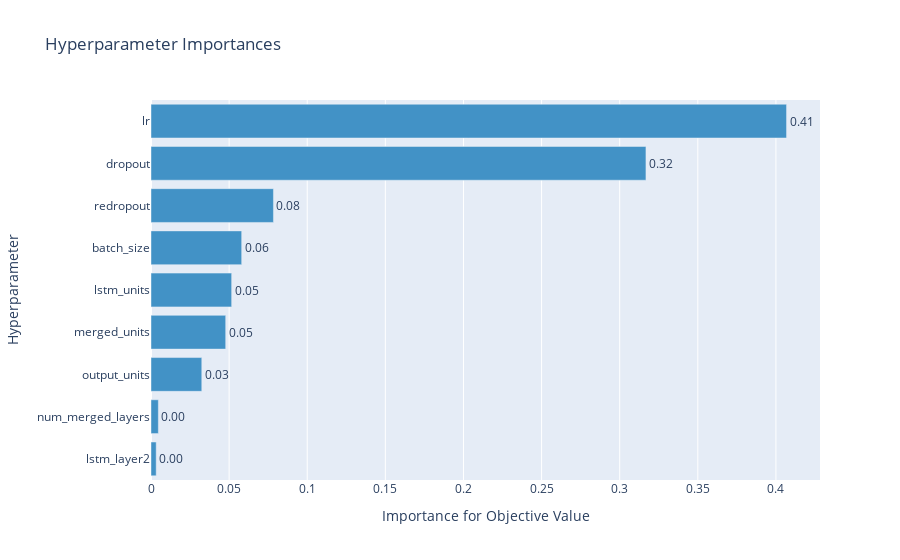

Notebook code cell kept with this figure:
### Code cell
optuna.visualization.plot_param_importances(study)

### Figure 1 — Plotly figure (JSON) as saved in the notebook; plotly's stock layout.template omitted (floating-point values rounded to 4 significant figures)
{"data": [{"cliponaxis": false, "hovertemplate": ["lstm_layer2 (CategoricalDistribution): 0.003331138674674185<extra></extra>", "num_merged_layers (IntUniformDistribution): 0.004704969713018268<extra></extra>", "output_units (IntUniformDistribution): 0.03250024203362247<extra></extra>", "merged_units (IntUniformDistribution): 0.047807953832620535<extra></extra>", "lstm_units (IntUniformDistribution): 0.05163058061276464<extra></extra>", "batch_size (CategoricalDistribution): 0.05804158665586406<extra></extra>", "redropout (UniformDistribution): 0.07837452225607967<extra></extra>", "dropout (UniformDistribution): 0.31680796200475914<extra></extra>", "lr (LogUniformDistribution): 0.40680104421659696<extra></extra>"], "marker": {"color": "rgb(66,146,198)"}, "orientation": "h", "text": ["0.003331138674674185", "0.004704969713018268", "0.03250024203362247", "0.047807953832620535", "0.05163058061276464", "0.05804158665586406", "0.07837452225607967", "0.31680796200475914", "0.40680104421659696"], "textposition": "outside", "texttemplate": "%{text:.2f}", "type": "bar", "x": [0.003331, 0.004705, 0.0325, 0.04781, 0.05163, 0.05804, 0.07837, 0.3168, 0.4068], "y": ["lstm_layer2", "num_merged_layers", "output_units", "merged_units", "lstm_units", "batch_size", "redropout", "dropout", "lr"]}], "layout": {"showlegend": false, "title": {"text": "Hyperparameter Importances"}, "xaxis": {"title": {"text": "Importance for Objective Value"}}, "yaxis": {"title": {"text": "Hyperparameter"}}}}
